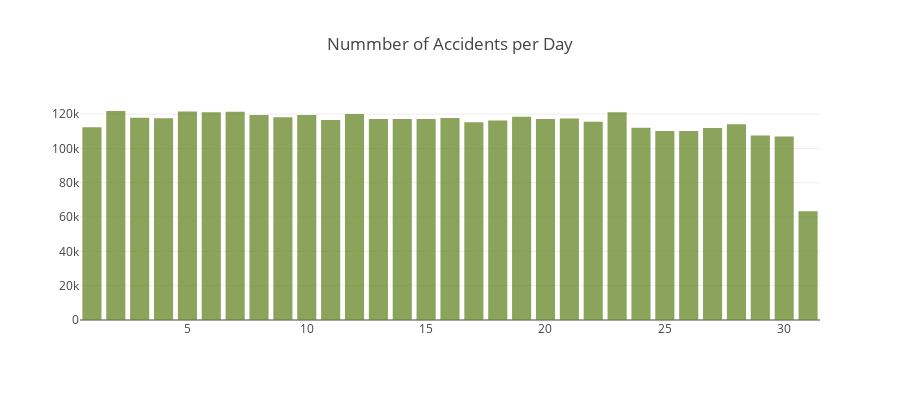

Notebook code for this chart:
### Markdown cell above
> - June, July, September, October have the highest number of accidents, while February has the lowest.
> - On an average about 296,164 accidents occur every month in France.
> - October has the highest number of accidents (with about 334,884 incidents) than any other month
> - Weather in France during September and October is cold and wet whereas, June and July form the peak tourist season

### Which Day-of-the-Month is not not safe ?

### Code cell
x1, y1 = create_stack_bar_data('jour', accidents)
trace1 = go.Bar(x=x1, y=y1, opacity=0.75, name="monthday", marker=dict(color=globalcolors[4]))
layout = dict(height=400, title='Nummber of Accidents per Day', legend=dict(orientation="h") );

fig = go.Figure(data=[trace1], layout=layout)
iplot(fig, filename='stacked-bar')

### Figure 1 — Plotly figure (JSON) as saved in the notebook; plotly's stock layout.template omitted (floating-point values rounded to 4 significant figures)
{"data": [{"marker": {"color": "#658525"}, "name": "monthday", "opacity": 0.75, "type": "bar", "uid": "1bc38662-996a-11e9-a2bf-9801a7b688a9", "x": [1, 2, 3, 4, 5, 6, 7, 8, 9, 10, 11, 12, 13, 14, 15, 16, 17, 18, 19, 20, 21, 22, 23, 24, 25, 26, 27, 28, 29, 30, 31], "y": [112356, 121810, 117805, 117655, 121451, 121118, 121398, 119419, 118114, 119536, 116597, 120033, 117211, 117208, 117141, 117757, 115298, 116323, 118418, 117150, 117423, 115585, 121087, 112008, 110112, 110133, 111916, 114023, 107557, 106895, 63439]}], "layout": {"height": 400, "legend": {"orientation": "h"}, "title": "Nummber of Accidents per Day"}}
